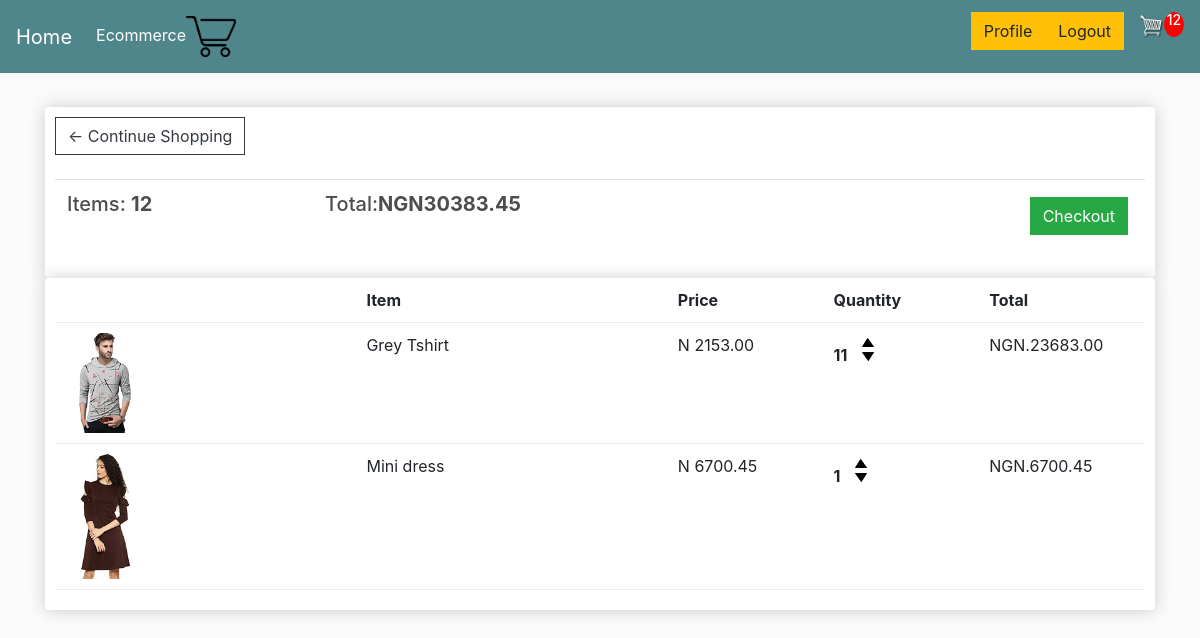
Page /cart/ (signed in) on the earlier database version.
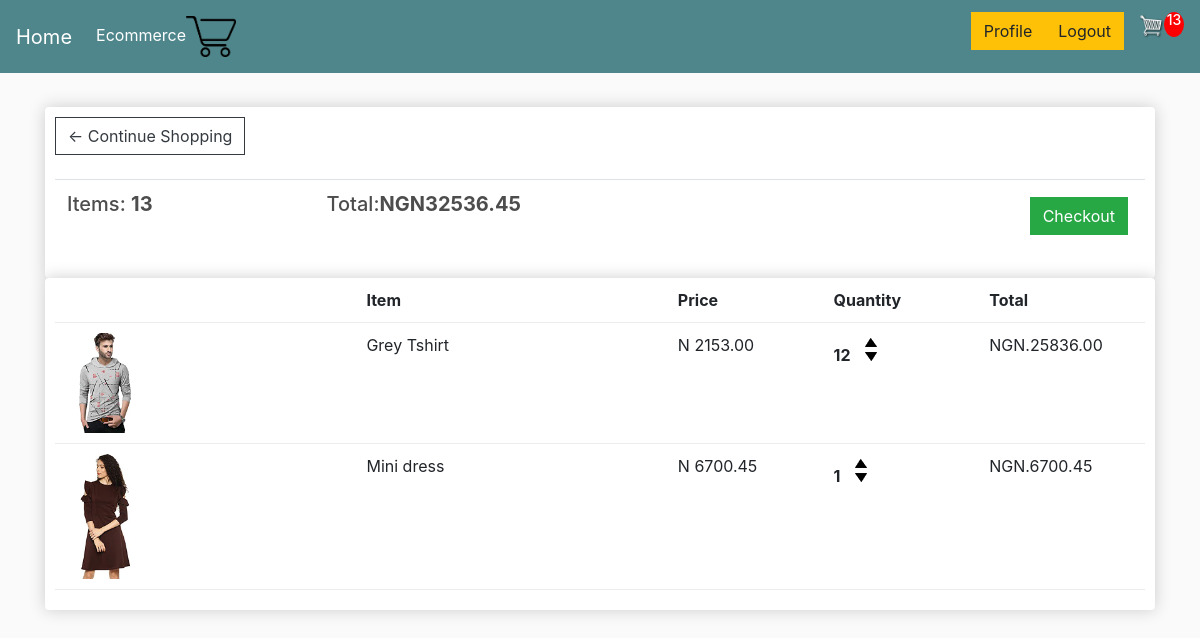
Same page on the later database version.
### e_commerce/models.py (models this page shows, shortened)
class Order(models.Model):
    customer = models.ForeignKey(Customer, on_delete=models.CASCADE, null=True, blank=True)
    complete = models.BooleanField(default=False, null=True, blank=True)
    date_ordered = models.DateTimeField(auto_now_add=True)
    transaction_id = models.CharField(max_length=100, null=True)
    @property
    def get_cart_total(self):
        orderitems = self.orderitem_set.all()
        total = sum([item.get_total for item in orderitems])
        return total
    @property
    def get_cart_items(self):
        orderitems = self.orderitem_set.all()
        total = sum([item.quantity for item in orderitems])
        return total

class OrderItem(models.Model):
    product = models.ForeignKey(Product, on_delete=models.SET_NULL, null=True)
    order = models.ForeignKey(Order, on_delete=models.SET_NULL, null=True)
    quantity = models.IntegerField(default=0, null=True, blank=True)
    date_added = models.DateTimeField(auto_now_add=True)
    @property
    def get_total(self):
        total = self.product.price * self.quantity
        return total

class Product(models.Model):
    name = models.CharField(max_length=150)
    slug = models.SlugField(max_length=200, unique=True, null=True, blank=True)
    price = models.DecimalField(max_digits=7, decimal_places=2)
    image = models.ImageField(upload_to='product_image', null=True, blank=True)
    digital = models.BooleanField(default=False,null=True, blank=True)
    category = models.ForeignKey(Category, on_delete=models.CASCADE,default=1)
    description = models.CharField(max_length=250, default='', null=True, blank=True)
    size = models.CharField(max_length=200, null=True, blank=True, help_text='Input size of product')
    @property
    def imageURL(self):
        try:
            url = self.image.url
        except:
            url = ''
        return url
    class Meta:
        ordering = ['-name']

### e_commerce/views.py (the view)
# urls.py: path('cart/', views.cart, name='cart'),
def cart(request):
    data = cartData(request)
    cartItems = data['cartItems']
    order = data['order']
    items = data['items']
    context = {
        'items': items,
        'order': order,
        'cartItems': cartItems,
    }
    return render(request, 'e_commerce/cart.html', context)

### e_commerce/utils.py (called while the page is built)
def cartData(request):
    if request.user.is_authenticated:
        customer = request.user.customer
        order, created = Order.objects.get_or_create(customer=customer, complete=False)
        items = order.orderitem_set.all()
        cartItems = order.get_cart_items
    else:
        cookieData = cookieCart(request)
        cartItems = cookieData['cartItems']
        order = cookieData['order']
        items = cookieData['items']
    return {'cartItems': cartItems, 'order':order, 'items': items}

### e_commerce/templates/e_commerce/cart.html
{% extends "base.html" %}
{% load static %}
{% block body %}
<div class="row">
    <div class="col-lg-12">
        <div class="box-element">
            <a  class="btn btn-outline-dark" href="{% url 'store' %}">&#x2190; Continue Shopping</a>
            <br>
            <br>
            <table class="table">
                <tr>
                    <th><h5>Items: <strong>{{ order.get_cart_items }}</strong></h5></th>
                    <th><h5>Total:<strong>NGN{{ order.get_cart_total|floatformat:2}}</strong></h5></th>
                    <th>
                        <a  style="float:right; margin:5px;" class="btn btn-success" href="{% url 'checkout' %}">Checkout</a>
                    </th>
                </tr>
            </table>
        </div>
        <div class="box-element">
            <div class="cart-row">
                <div style="flex:2"><h3></h3></div>
                <div style="flex:2"><strong>Item</strong></div>
                <div style="flex:1"><strong>Price</strong></div>
                <div style="flex:1"><strong>Quantity</strong></div>
                <div style="flex:1"><strong>Total</strong></div>
            </div>
            {% for item in items %}
            <div class="cart-row">
                <div style="flex:2"><img class="row-image" src="{{ item.product.imageURL }}"></div>
                <div style="flex:2"><p>{{ item.product.name }}</p></div>
                <div style="flex:1"><p>N {{item.product.price|floatformat:2 }}</p></div>
                <div style="flex:1">
                    <p class="quantity">{{item.quantity}}</p>
                    <div class="quantity">
                        <img data-product={{item.product.id}} data-action="add" class="chg-quantity update-cart" src="{% static 'media/arrow-up1.png' %}">
                        <img data-product={{item.product.id}} data-action="remove" class="chg-quantity update-cart" src="{% static 'media/arrow-down1.png' %}">
                    </div>
                </div>
                <div style="flex:1"><p>NGN.{{ item.get_total }}</p></div>
            </div>
            {% endfor %}
        </div>
    </div>
</div>
{% endblock body %}

Differences in the rows shown:
changed through a linked row, Order: get_cart_items "12" → "13"; get_cart_total "30383.45" → "32536.45"
changed OrderItem "Grey Tshirt": quantity "11" → "12"; get_total "23683.00" → "25836.00"
Other differences:
{{ cartItems }}: "12" → "13"
